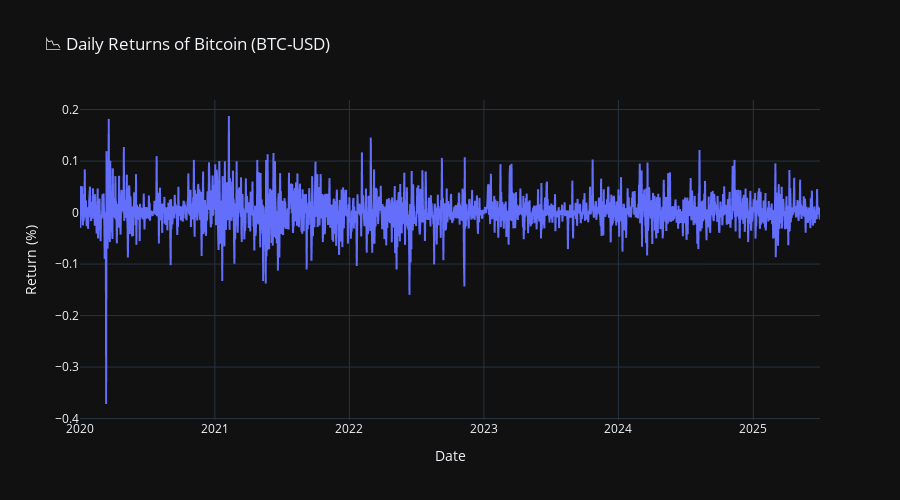

Notebook code for this chart:
### Markdown cell above
##### 📈 Analysis of Daily Returns (2020–2025)

### Code cell
# Plot daily returns
fig_ret = px.line(
    btc_reset,
    x="Date",
    y="Daily_Return",
    title="📉 Daily Returns of Bitcoin (BTC-USD)",
    labels={"Daily_Return": "Return (%)", "Date": "Date"},
    template="plotly_dark"
)
fig_ret.update_layout(height=500)
fig_ret.show()

### Figure 1 — Plotly figure (JSON) as saved in the notebook; plotly's stock layout.template omitted (floating-point values rounded to 4 significant figures; data arrays with more than 128 entries replaced by an {"elided": "..."} marker saying what was removed)
{"data": [{"hovertemplate": "Date=%{x}<br>Return (%)=%{y}<extra></extra>", "legendgroup": "", "line": {"color": "#636efa", "dash": "solid"}, "marker": {"symbol": "circle"}, "mode": "lines", "name": "", "showlegend": false, "type": "scattergl", "x": {"elided": "2009 str values"}, "xaxis": "x", "y": {"elided": "2009 float values"}, "yaxis": "y"}], "layout": {"height": 500, "legend": {"tracegroupgap": 0}, "title": {"text": "📉 Daily Returns of Bitcoin (BTC-USD)"}, "xaxis": {"anchor": "y", "domain": [0, 1], "title": {"text": "Date"}}, "yaxis": {"anchor": "x", "domain": [0, 1], "title": {"text": "Return (%)"}}}}
